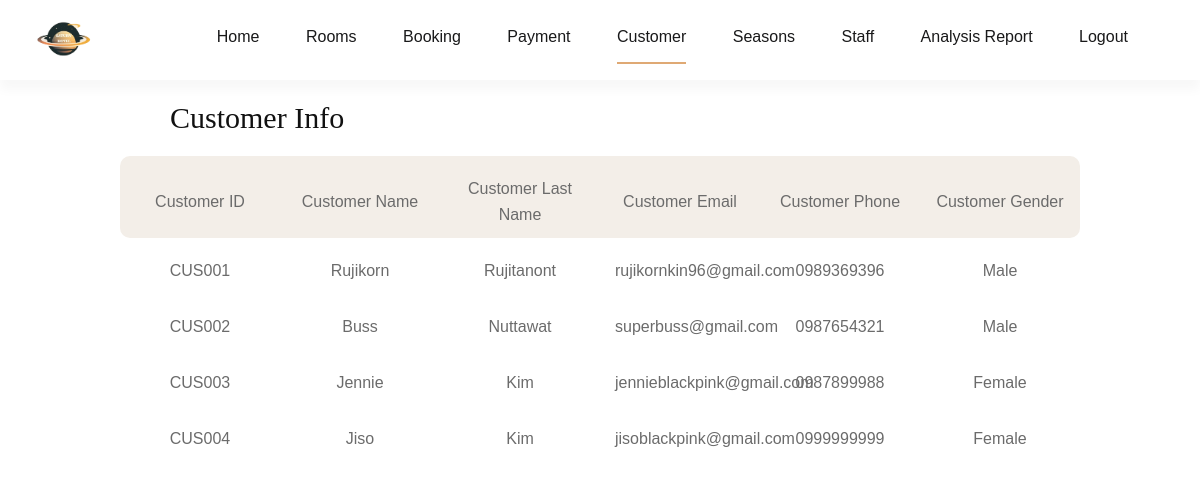
The page /admin-customer.php on the database its author committed.
### tables this page shows
CREATE TABLE `customer_info` (
  `customer_ID` varchar(10) NOT NULL COMMENT 'Customer ID with auto increment from customer_seq table',
  `customer_fName` varchar(50) NOT NULL COMMENT 'Customer''s first name',
  `customer_lName` varchar(50) NOT NULL COMMENT 'Customer''s last name',
  `customer_email` varchar(100) NOT NULL COMMENT 'Customer''s e-mail',
  `customer_phone` varchar(20) NOT NULL COMMENT 'Customer''s phone number',
  `customer_gender` enum('Male','Female','Others','Not Specified') NOT NULL COMMENT 'Customer''s gender'
);

### admin-customer.php (the view, shortened to what this page needs)
<?php
$servername = "127.0.0.1";
$username = "root";
$password = "";
$dbname = "hotel_db";
$conn = mysqli_connect($servername, $username, $password, $dbname);
?>
<!DOCTYPE html>
<html lang="en">
<head>
    <link rel="stylesheet" href="css/bootstrap.min.css" type="text/css">
    <link rel="stylesheet" href="css/font-awesome.min.css" type="text/css">
    <link rel="stylesheet" href="css/elegant-icons.css" type="text/css">
    <link rel="stylesheet" href="css/flaticon.css" type="text/css">
    <link rel="stylesheet" href="css/owl.carousel.min.css" type="text/css">
    <link rel="stylesheet" href="css/nice-select.css" type="text/css">
    <link rel="stylesheet" href="css/jquery-ui.min.css" type="text/css">
    <link rel="stylesheet" href="css/magnific-popup.css" type="text/css">
    <link rel="stylesheet" href="css/slicknav.min.css" type="text/css">
    <link rel="stylesheet" href="css/style.css" type="text/css">
</head>
<body>
    <header class="header-section">
        <div class="menu-item" style="padding-top: 10px;padding-bottom: 10px;box-shadow: 0px 10px 10px rgba(36, 11, 12, 0.03);">
            <div class="container">
                <div class="row">
                    <div class="col-lg-1">
                        <div class="logo">
                            <a href="./index.php">
                                <img widp="100px" src="./img/Logo the saturn hotel.png" alt="">
                            </a>
                        </div>
                    </div>
                    <div class="col-lg-11">
                        <div class="nav-menu">
                            <nav class="mainmenu">
                                <ul>
                                   <li><a href="./adminIndex.php">Home</a></li>
                                   <li><a href="./admin-room-list.php">Rooms</a></li>
                                   <li><a href="./admin-booking.php">Booking</a></li>
                                   <li><a href="./admin-payment.php">Payment</a></li>
                                   <li class="active"><a href="./admin-customer.php">Customer</a></li>
                                   <li><a href="./admin-seasons.php">Seasons</a></li>
                                   <li><a href="./admin-staff.php">Staff</a></li>
                                   <li><a href="./analysis-report.php">Analysis Report</a></li>
                                   <li><a href="./login-staff.php">Logout</a></li>
                                </ul>
                            </nav>
                        </div>
                    </div>
                </div>
            </div>
        </div>
    </header>
    <div>
        <h1>Customer Info</h1>
        <div>
        <?php
        $sql = "SELECT * FROM customer_info";
        $result = mysqli_query($conn, $sql);
        if (mysqli_num_rows($result) > 0) {
        echo '<div class="row" style="border-radius: 10px; display: flex; background-color: #F3EEE8; color: black; max-width: 80%; justify-content: center; align-items: center; margin: auto;">';
        echo '<p class="col-lg-2">Customer ID</p>';
        echo '<p class="col-lg-2">Customer Name</p>';
        echo '<p class="col-lg-2">Customer Last Name</p>';
        echo '<p class="col-lg-2">Customer Email</p>';
        echo '<p class="col-lg-2">Customer Phone</p>';
        echo '<p class="col-lg-2">Customer Gender</p>';
        echo '</div>';
        while ($row = mysqli_fetch_assoc($result)) {
        echo '<div class="row" style="border-radius: 10px; display: flex; background-color: #FFFFFF; color: black; max-width: 80%; justify-content: center; align-items: center; margin: auto;">';
        echo '<p class="col-lg-0.5">' . $row["customer_ID"] . '</p>';
        echo '<p class="col-lg-2">' . $row["customer_fName"] . '</p>';
        echo '<p class="col-lg-2">' . $row["customer_lName"] . '</p>';
        echo '<p class="col-lg-2">' . $row["customer_email"] . '</p>';
        echo '<p class="col-lg-2">' . $row["customer_phone"] . '</p>';
        echo '<p class="col-lg-2">' . $row["customer_gender"] . '</p>';
        echo '</div>';
        }
        } else {
        echo "No data found in the 'customers_info' table.";
        }
        ?>
        </div>
    </div>
</body>
</html>

### css/style.css (style rules this page uses)
html, body { height: 100%; font-family: "Cabin", sans-serif; -webkit-font-smoothing: antialiased; font-smooth: antialiased; }
h1, h2, h3, h4, h5, h6 { margin: 0; color: #111111; font-weight: 400; font-family: "Lora", serif; }
h1 { font-size: 70px; }
p { font-size: 16px; font-family: "Cabin", sans-serif; color: #6b6b6b; font-weight: 400; line-height: 26px; margin: 0 0 15px 0; }
img { max-width: 100%; }
ul, ol { padding: 0; margin: 0; }
.menu-item { position: relative; z-index: 9; }
.menu-item .logo a { display: inline-block; }
.menu-item .nav-menu { text-align: right; }
.menu-item .nav-menu .mainmenu { display: inline-block; }
.menu-item .nav-menu .mainmenu li { list-style: none; display: inline-block; position: relative; z-index: 1; }
.menu-item .nav-menu .mainmenu li.active a:after { opacity: 1; }
.menu-item .nav-menu .mainmenu li a { font-size: 16px; color: #19191a; margin-right: 42px; font-weight: 500; display: inline-block; padding: 15px 0; position: relative; -webkit-transition: all 0.3s; -o-transition: all 0.3s; transition: all 0.3s; }
.menu-item .nav-menu .mainmenu li a:after { position: absolute; left: 0; top: 52px; width: 100%; height: 2px; background: #dfa974; content: ""; opacity: 0; -webkit-transition: all 0.3s; -o-transition: all 0.3s; transition: all 0.3s; }
@media only screen and (min-width: 1200px) { .container { max-width: 1170px; } }

### admin-customer.php (style rules this page uses)
html { display: block; margin: auto; }
h1 { text-align: start; font-size: 30px; padding: 20px; margin-left: 150px; }
p { padding: 10px; padding-top: 20px; text-align: start; }
.row p { flex: 1; text-align: center; margin: 0; }

### rows shown on the page
customer_info: customer_ID "CUS001", customer_fName "Rujikorn", customer_lName "Rujitanont", customer_email "rujikornkin96@gmail.com", customer_phone "0989369396", customer_gender "Male"
customer_info: customer_ID "CUS002", customer_fName "Buss", customer_lName "Nuttawat", customer_email "superbuss@gmail.com", customer_phone "0987654321", customer_gender "Male"
customer_info: customer_ID "CUS003", customer_fName "Jennie", customer_lName "Kim", customer_email "jennieblackpink@gmail.com", customer_phone "0987899988", customer_gender "Female"
customer_info: customer_ID "CUS004", customer_fName "Jiso", customer_lName "Kim", customer_email "jisoblackpink@gmail.com", customer_phone "0999999999", customer_gender "Female"
